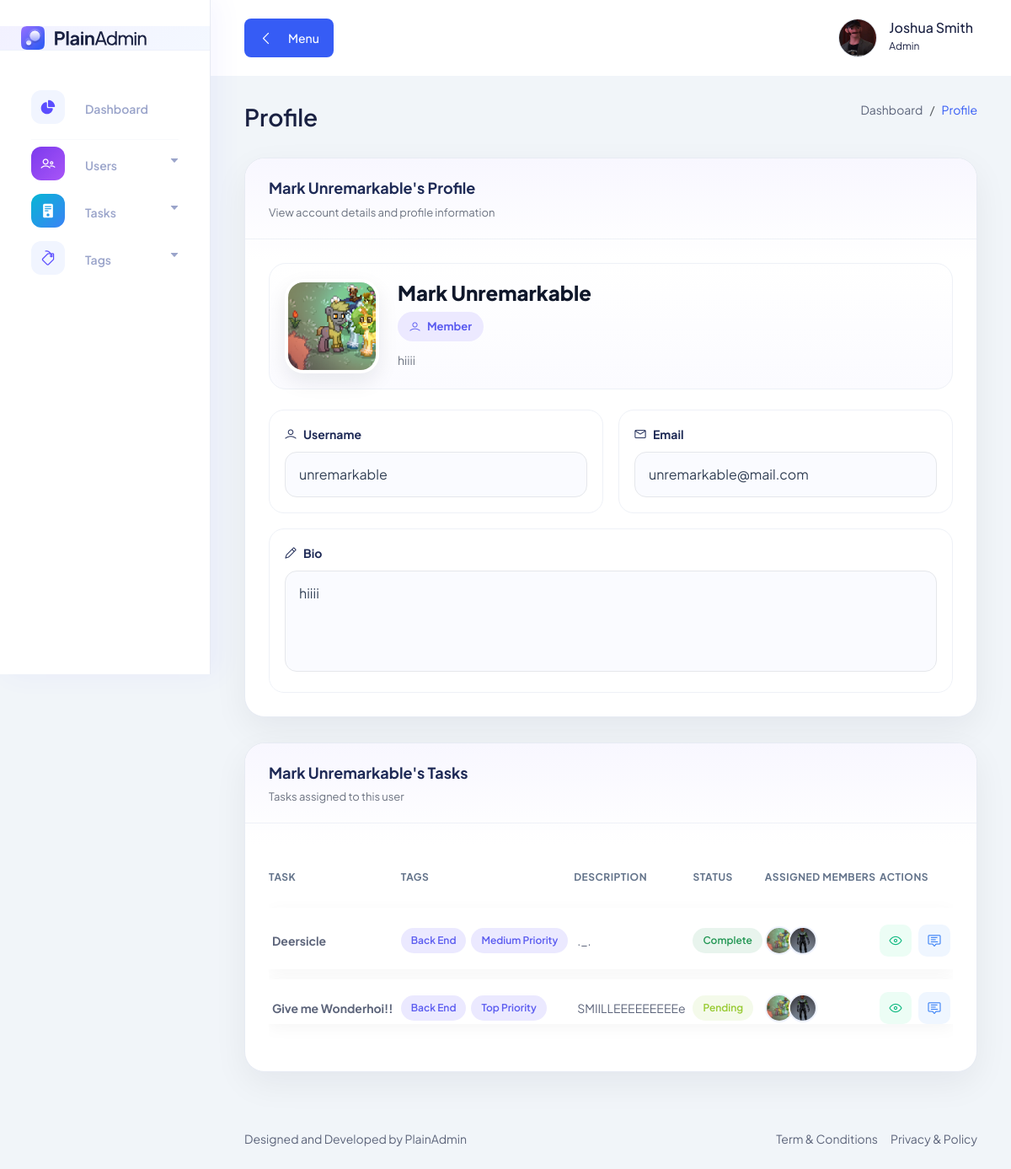
Before: /pages/profile/profile.php?user_id=6 (signed in) with the older database file.
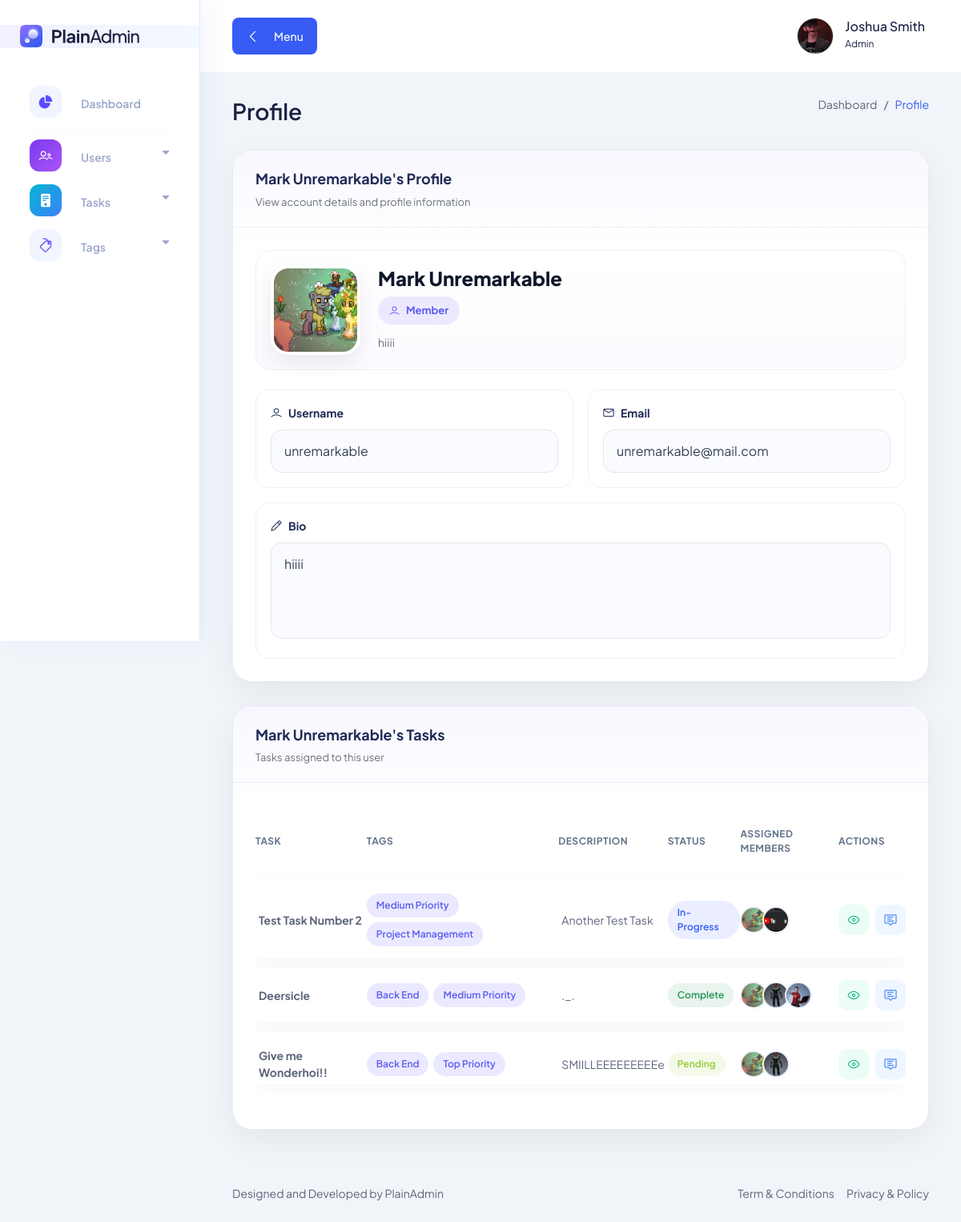
After: the same page with the newer database file.
### tables this page shows
CREATE TABLE `tasks_tbl` (
  `task_id` int(11) NOT NULL AUTO_INCREMENT,
  `task_name` varchar(100) NOT NULL,
  `task_description` varchar(100) NOT NULL,
  `task_status` int(11) NOT NULL DEFAULT 1,
  `task_attachment` varchar(255) DEFAULT NULL,
  `task_submit` varchar(255) DEFAULT NULL,
  `submission_text` text DEFAULT NULL,
  `submitted_by` varchar(255) DEFAULT '',
  `submitted_at` datetime DEFAULT NULL,
  PRIMARY KEY (`task_id`)
);

CREATE TABLE `task_tags_tbl` (
  `task_id` int(11) NOT NULL,
  `tag_id` int(11) NOT NULL,
  KEY `task_tag_tbl_tasks_tbl_FK` (`task_id`),
  KEY `task_tag_tbl_tags_tbl_FK` (`tag_id`),
  CONSTRAINT `task_tag_tbl_tags_tbl_FK` FOREIGN KEY (`tag_id`) REFERENCES `tags_tbl` (`tag_id`) ON DELETE CASCADE,
  CONSTRAINT `task_tag_tbl_tasks_tbl_FK` FOREIGN KEY (`task_id`) REFERENCES `tasks_tbl` (`task_id`) ON DELETE CASCADE
);

CREATE TABLE `tags_tbl` (
  `tag_id` int(11) NOT NULL AUTO_INCREMENT,
  `tag` varchar(255) NOT NULL,
  PRIMARY KEY (`tag_id`)
);

CREATE TABLE `task_status_tbl` (
  `status_id` int(11) NOT NULL AUTO_INCREMENT,
  `status` varchar(100) NOT NULL,
  PRIMARY KEY (`status_id`)
);

CREATE TABLE `task_members_tbl` (
  `task_id` int(11) NOT NULL,
  `user_id` int(11) NOT NULL,
  KEY `task_members_tbl_users_tbl_FK` (`user_id`),
  KEY `task_members_tbl_tasks_tbl_FK` (`task_id`),
  CONSTRAINT `task_members_tbl_tasks_tbl_FK` FOREIGN KEY (`task_id`) REFERENCES `tasks_tbl` (`task_id`) ON DELETE CASCADE,
  CONSTRAINT `task_members_tbl_users_tbl_FK` FOREIGN KEY (`user_id`) REFERENCES `users_tbl` (`user_id`) ON DELETE CASCADE
);

CREATE TABLE `users_tbl` (
  `user_id` int(11) NOT NULL AUTO_INCREMENT,
  `full_name` varchar(100) NOT NULL,
  `username` varchar(100) NOT NULL,
  `email` varchar(100) NOT NULL,
  `password` varchar(100) NOT NULL,
  `role` int(11) NOT NULL DEFAULT 2,
  `bio` varchar(255) DEFAULT NULL,
  `profile` varchar(255) DEFAULT NULL,
  PRIMARY KEY (`user_id`)
);

### includes/utils/db.utils.php (called while the page is built, shortened)
<?php
function can_view_task($conn, $task_id, $user_id, $role): bool
{
    $task_members = [];
    $select_task_members = mysqli_query($conn, "SELECT * FROM task_members_tbl LEFT JOIN users_tbl ON users_tbl.user_id = task_members_tbl.user_id WHERE task_members_tbl.task_id = '$task_id'");
    while ($row = mysqli_fetch_array($select_task_members)) {
        $task_members[] = $row['user_id'];
    }
    return in_array($user_id, $task_members);
}

### includes/utils/user.utils.php (called while the page is built, shortened)
<?php
function get_user_profile_image($conn, $user_id) : string {
    $all_users = mysqli_query($conn, "SELECT * FROM users_tbl WHERE user_id = '$user_id'");
    $user = mysqli_fetch_array($all_users);
    return "/task_management/uploads/profiles/" . $user['profile'];
}

### includes/elements/tables/task.table.php (the view, shortened to what the changed rows need)
<div class="table-wrapper table-responsive">
    <table class="table" data-toggle="table" data-search="true" data-filter-control="true">
        <thead>
            <tr>
                <th data-sortable="true">Task</th>
                <th data-sortable="true">Tags</th>
                <th data-sortable="true">Description</th>
                <th data-sortable="true">Status</th>
                <th data-sortable="true">Assigned Members</th>
                <th>Actions</th>
            </tr>
        </thead>
        <tbody>
            <?php
            $query = "
            SELECT tasks_tbl.*, task_status_tbl.status
            FROM tasks_tbl
            LEFT JOIN task_status_tbl ON task_status_tbl.status_id = tasks_tbl.task_status
            ";
            $tasks = mysqli_query($conn, $query);
            while ($task = mysqli_fetch_array($tasks)) {
                $status_color = match ((int) $task['task_status']) {
                    1 => "info-btn",
                    2 => "active-btn",
                    3 => "success-btn",
                    4 => "close-btn",
                    default => "secondary-btn"
                };
                if (can_view_task($conn, $task['task_id'], $user_id, $role)) {
                    $task_id = $task['task_id'];
                    ?>
                    <tr>
                        <td>
                            <p class="m-1 fw-bold"><?php echo $task['task_name']; ?></p>
                        </td>
                        <td>
                            <div class="tag-wrap">
                                <?php
                                $select_tag_tasks = mysqli_query($conn, "SELECT * FROM task_tags_tbl LEFT JOIN tags_tbl ON tags_tbl.tag_id = task_tags_tbl.tag_id WHERE task_id = '$task_id'");
                                if (mysqli_num_rows($select_tag_tasks) == 0) {
                                    ?>
                                    <span class="no-tags">No tags</span>
                                    <?php
                                } else {
                                    while ($tag = mysqli_fetch_array($select_tag_tasks)) {
                                        ?>
                                        <span class="task-tag">
                                            <?php echo $tag['tag']; ?>
                                        </span>
                                        <?php
                                    }
                                }
                                ?>
                            </div>
                        </td>
                        <td>
                            <p class="m-1"><?php echo $task['task_description']; ?></p>
                        </td>
                        <td>
                            <span class="status-btn <?php echo $status_color; ?>">
                                <?php echo $task['status']; ?>
                            </span>
                        </td>
                        <td>
                            <div class="d-flex align-items-center">
                                <?php
                                $select_members = mysqli_query($conn, "SELECT * FROM task_members_tbl LEFT JOIN users_tbl ON users_tbl.user_id = task_members_tbl.user_id WHERE task_id = '$task_id'");
                                while ($row = mysqli_fetch_array($select_members)) {
                                    ?>
                                    <a class="member-img" href="/task_management/pages/profile/profile.php?user_id=<?= $row['user_id']; ?>">
                                        <img src="<?php echo get_user_profile_image($conn, $row['user_id']); ?>"
                                            alt="<?php echo $row['full_name']; ?>" title="<?php echo $row['full_name']; ?>" />
                                    </a>
                                <?php } ?>
                            </div>
                        </td>
                        <td>
                            <div class="action">
                                <a class="action-btn view-btn" href="../tasks/task.view.php?id=<?php echo $task['task_id']; ?>">
                                    <i class="lni lni-eye"></i>
                                </a>
                                <a class="action-btn edit-btn" href="#" data-bs-toggle="modal"
                                    data-bs-target="#status-modal-<?php echo $task['task_id']; ?>">
                                    <i class="lni lni-popup"></i>
                                </a>
                            </div>
                        </td>
                    </tr>
                    <?php
                }
            }
            ?>
        </tbody>
    </table>
</div>

Changed rows visible on the page:
now on this page (row edited): tasks_tbl: task_name "Test Task Number 2", task_description "Another Test Task", task_status_tbl.status "In-Progress"
added task_tags_tbl: tag.tag "Medium Priority", shown under "Test Task Number 2"
added task_tags_tbl: tag.tag "Project Management", shown under "Test Task Number 2"
added task_members_tbl: user.profile (picture), shown under "Test Task Number 2"
added task_members_tbl: user.profile (picture), shown under "Test Task Number 2"
added task_members_tbl: user.profile (picture), shown under tasks_tbl "Deersicle"
